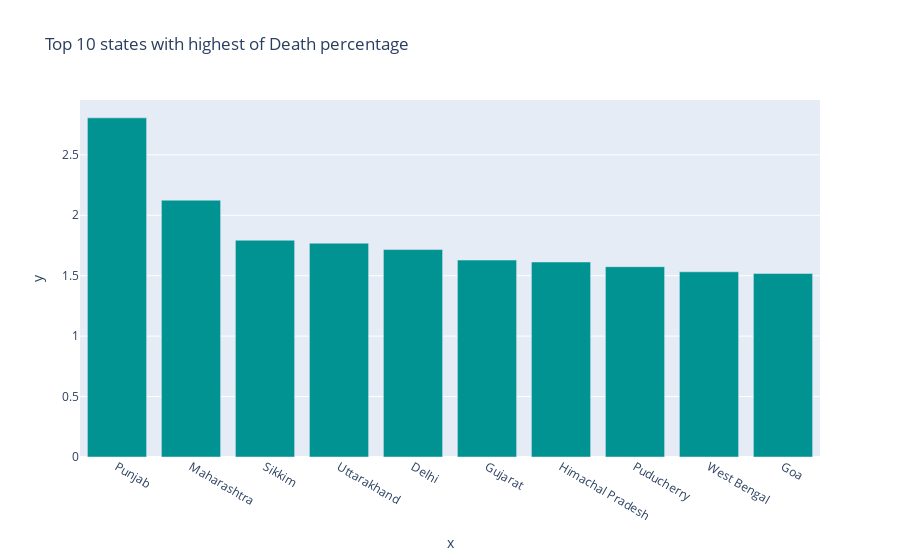

The code cell stored with this chart in its notebook:
### Markdown cell above
### Top 10 states with highest Death percanpercentage

### Code cell
px.bar(x=state_wise.nlargest(10,"Death_percentage")["State/UnionTerritory"],
       y = state_wise.nlargest(10,"Death_percentage")["Death_percentage"],
       color_discrete_sequence=px.colors.diverging.Tealrose,
       title="Top 10 states with highest of Death percentage")

### Figure 1 — Plotly figure (JSON) as saved in the notebook; plotly's stock layout.template omitted (floating-point values rounded to 4 significant figures)
{"data": [{"alignmentgroup": "True", "hovertemplate": "x=%{x}<br>y=%{y}<extra></extra>", "legendgroup": "", "marker": {"color": "rgb(0, 147, 146)", "pattern": {"shape": ""}}, "name": "", "offsetgroup": "", "orientation": "v", "showlegend": false, "textposition": "auto", "type": "bar", "x": ["Punjab", "Maharashtra", "Sikkim", "Uttarakhand", "Delhi", "Gujarat", "Himachal Pradesh", "Puducherry", "West Bengal", "Goa"], "xaxis": "x", "y": [2.806, 2.125, 1.794, 1.769, 1.716, 1.63, 1.613, 1.574, 1.532, 1.519], "yaxis": "y"}], "layout": {"barmode": "relative", "legend": {"tracegroupgap": 0}, "title": {"text": "Top 10 states with highest of Death percentage"}, "xaxis": {"anchor": "y", "domain": [0, 1], "title": {"text": "x"}}, "yaxis": {"anchor": "x", "domain": [0, 1], "title": {"text": "y"}}}}
